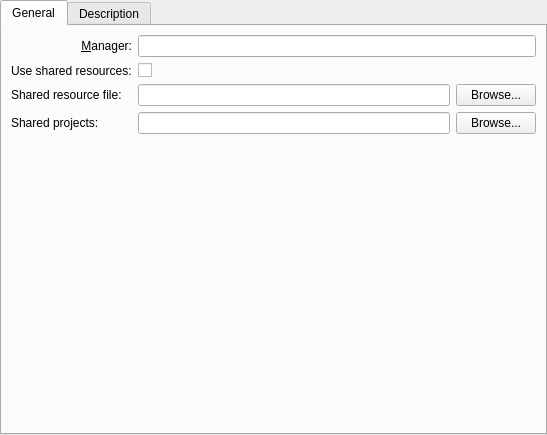
<?xml version="1.0" encoding="UTF-8"?>
<ui version="4.0">
 <class>KPlato::ConfigProjectPanel</class>
 <widget class="QWidget" name="KPlato::ConfigProjectPanel">
  <property name="geometry">
   <rect>
    <x>0</x>
    <y>0</y>
    <width>547</width>
    <height>435</height>
   </rect>
  </property>
  <layout class="QHBoxLayout" name="horizontalLayout">
   <property name="leftMargin">
    <number>0</number>
   </property>
   <property name="topMargin">
    <number>0</number>
   </property>
   <property name="rightMargin">
    <number>0</number>
   </property>
   <property name="bottomMargin">
    <number>0</number>
   </property>
   <item>
    <widget class="QTabWidget" name="tabWidget">
     <property name="currentIndex">
      <number>0</number>
     </property>
     <widget class="QWidget" name="tab">
      <attribute name="title">
       <string>General</string>
      </attribute>
      <layout class="QGridLayout" name="gridLayout">
       <item row="0" column="0">
        <widget class="QLabel" name="leaderlabel">
         <property name="whatsThis">
          <string>The person responsible for this task.

This is not limited to persons available in a resource group but can be anyone. You can even directly access your address book with the Choose button.</string>
         </property>
         <property name="text">
          <string>&amp;Manager:</string>
         </property>
         <property name="alignment">
          <set>Qt::AlignRight|Qt::AlignTrailing|Qt::AlignVCenter</set>
         </property>
         <property name="wordWrap">
          <bool>false</bool>
         </property>
         <property name="buddy">
          <cstring>kcfg_Manager</cstring>
         </property>
        </widget>
       </item>
       <item row="0" column="1">
        <widget class="KLineEdit" name="kcfg_Manager">
         <property name="sizePolicy">
          <sizepolicy hsizetype="Preferred" vsizetype="Preferred">
           <horstretch>0</horstretch>
           <verstretch>0</verstretch>
          </sizepolicy>
         </property>
         <property name="whatsThis">
          <string>The person responsible for this task.

This is not limited to persons available in a resource group but can be anyone. You can even directly access your address book with the Choose button.</string>
         </property>
        </widget>
       </item>
       <item row="1" column="0">
        <widget class="QLabel" name="label">
         <property name="text">
          <string>Use shared resources:</string>
         </property>
        </widget>
       </item>
       <item row="1" column="1">
        <widget class="QCheckBox" name="kcfg_UseSharedResources">
         <property name="text">
          <string/>
         </property>
        </widget>
       </item>
       <item row="2" column="0">
        <widget class="QLabel" name="label_2">
         <property name="text">
          <string>Shared resource file:</string>
         </property>
        </widget>
       </item>
       <item row="2" column="1">
        <layout class="QHBoxLayout" name="horizontalLayout_2">
         <item>
          <widget class="QLineEdit" name="kcfg_SharedResourcesFile"/>
         </item>
         <item>
          <widget class="QPushButton" name="resourceFileBrowseBtn">
           <property name="text">
            <string>Browse...</string>
           </property>
           <property name="icon">
            <iconset theme="document-open">
             <normaloff>.</normaloff>.</iconset>
           </property>
          </widget>
         </item>
        </layout>
       </item>
       <item row="3" column="0">
        <widget class="QLabel" name="label_3">
         <property name="text">
          <string>Shared projects:</string>
         </property>
        </widget>
       </item>
       <item row="3" column="1">
        <layout class="QHBoxLayout" name="horizontalLayout_3">
         <item>
          <widget class="QLineEdit" name="kcfg_SharedProjectsPlace"/>
         </item>
         <item>
          <widget class="QPushButton" name="projectsPlaceBrowseBtn">
           <property name="text">
            <string>Browse...</string>
           </property>
           <property name="icon">
            <iconset theme="document-open"/>
           </property>
          </widget>
         </item>
        </layout>
       </item>
       <item row="4" column="0">
        <spacer name="verticalSpacer">
         <property name="orientation">
          <enum>Qt::Vertical</enum>
         </property>
         <property name="sizeHint" stdset="0">
          <size>
           <width>20</width>
           <height>40</height>
          </size>
         </property>
        </spacer>
       </item>
      </layout>
     </widget>
     <widget class="QWidget" name="tab_2">
      <attribute name="title">
       <string>Description</string>
      </attribute>
      <layout class="QVBoxLayout" name="verticalLayout">
       <item>
        <widget class="KToolBar" name="toolbar" native="true">
         <property name="minimumSize">
          <size>
           <width>0</width>
           <height>10</height>
          </size>
         </property>
        </widget>
       </item>
       <item>
        <widget class="KRichTextWidget" name="kcfg_ProjectDescription"/>
       </item>
      </layout>
     </widget>
    </widget>
   </item>
  </layout>
 </widget>
 <customwidgets>
  <customwidget>
   <class>KLineEdit</class>
   <extends>QLineEdit</extends>
   <header>klineedit.h</header>
   <container>1</container>
  </customwidget>
  <customwidget>
   <class>KTextEdit</class>
   <extends>QTextEdit</extends>
   <header>ktextedit.h</header>
  </customwidget>
  <customwidget>
   <class>KToolBar</class>
   <extends>QWidget</extends>
   <header location="global">KToolBar</header>
   <container>1</container>
  </customwidget>
  <customwidget>
   <class>KRichTextEdit</class>
   <extends>KTextEdit</extends>
   <header>krichtextedit.h</header>
  </customwidget>
  <customwidget>
   <class>KRichTextWidget</class>
   <extends>KRichTextEdit</extends>
   <header>krichtextwidget.h</header>
  </customwidget>
 </customwidgets>
 <resources/>
 <connections/>
</ui>
